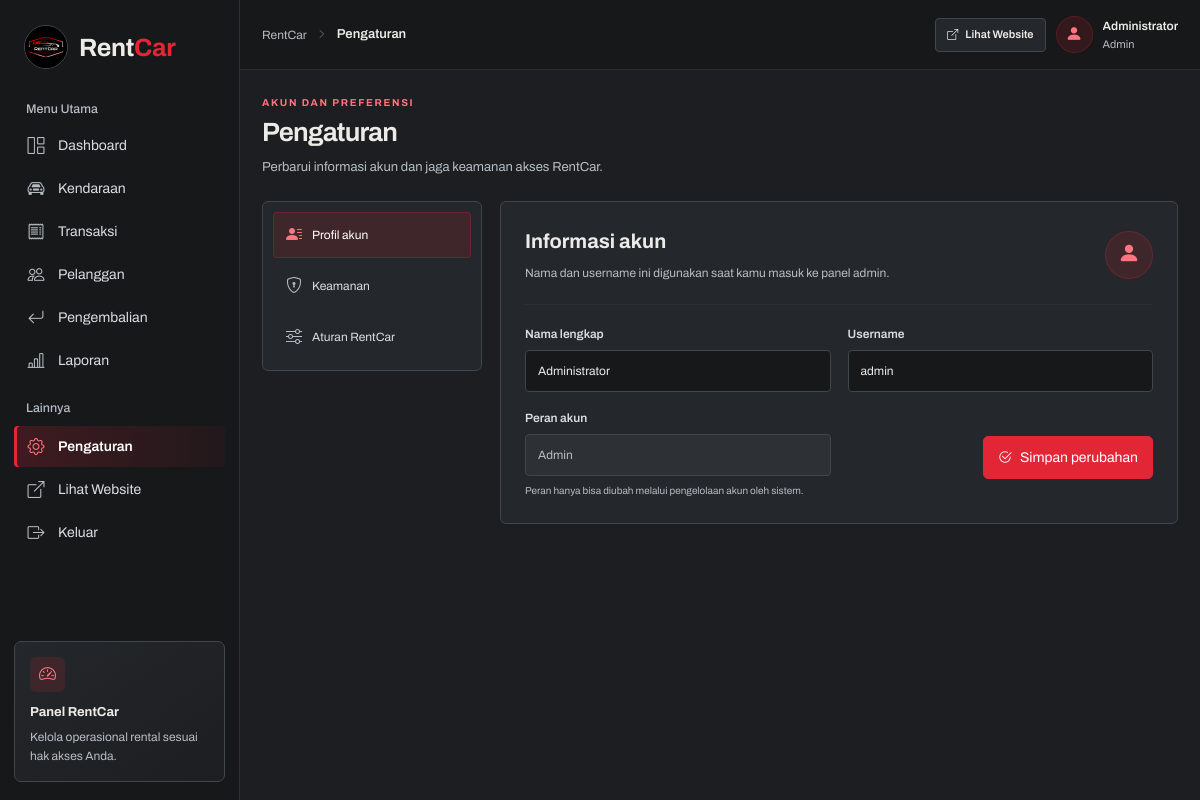
The app's page /admin/pengaturan.php (signed in) with its own data.
### tables this page shows
CREATE TABLE `users` (
  `id_user` int(10) UNSIGNED NOT NULL,
  `username` varchar(50) NOT NULL,
  `password` varchar(255) NOT NULL,
  `nama` varchar(100) NOT NULL,
  `level` enum('admin','petugas') DEFAULT NULL COMMENT 'NULL = akun pelanggan',
  `id_pelanggan` int(10) UNSIGNED DEFAULT NULL,
  `foto_profil` varchar(255) DEFAULT NULL,
  `aktif` tinyint(1) NOT NULL DEFAULT 1,
  `last_login_at` datetime DEFAULT NULL,
  `created_at` timestamp NOT NULL DEFAULT current_timestamp(),
  `updated_at` timestamp NOT NULL DEFAULT current_timestamp() ON UPDATE current_timestamp()
);

### admin/pengaturan.php (the view, shortened to what this page needs)
<?php
require_once __DIR__ . '/../config/koneksi.php';
require_once __DIR__ . '/../config/kendaraan_helper.php';
mysqli_set_charset($koneksi, 'utf8mb4');
$userId = (int) ($_SESSION['id_user'] ?? 0);
$isAdmin = (($_SESSION['level'] ?? '') === 'admin');
$activeTab = (string) ($_GET['tab'] ?? 'profil');
$allowedTabs = $isAdmin ? ['profil', 'keamanan', 'rentcar'] : ['profil', 'keamanan'];
$activeTab = in_array($activeTab, $allowedTabs, true) ? $activeTab : 'profil';
$userStmt = $koneksi->prepare(
    'SELECT id_user, username, nama, password, level
     FROM users
     WHERE id_user = ?
     LIMIT 1'
);
$userStmt->bind_param('i', $userId);
$userStmt->execute();
$user = $userStmt->get_result()->fetch_assoc();
?>
<section class="vehicle-page-heading">
    <div>
        <div class="vehicle-eyebrow">AKUN DAN PREFERENSI</div>
        <h1>Pengaturan</h1>
        <p>Perbarui informasi akun dan jaga keamanan akses RentCar.</p>
    </div>
</section>
<div class="settings-layout">
    <aside class="settings-menu" aria-label="Menu pengaturan">
        <a href="pengaturan.php?tab=profil" class="<?= $activeTab === 'profil' ? 'active' : ''; ?>">
            <i class="bi bi-person-lines-fill"></i>
            <span>Profil akun</span>
        </a>
        <a href="pengaturan.php?tab=keamanan" class="<?= $activeTab === 'keamanan' ? 'active' : ''; ?>">
            <i class="bi bi-shield-lock"></i>
            <span>Keamanan</span>
        </a>
        <?php if ($isAdmin) : ?>
            <a href="pengaturan.php?tab=rentcar" class="<?= $activeTab === 'rentcar' ? 'active' : ''; ?>">
                <i class="bi bi-sliders"></i>
                <span>Aturan RentCar</span>
            </a>
        <?php endif; ?>
    </aside>
    <section class="settings-panel">
        <?php if ($activeTab === 'profil') : ?>
            <div class="module-panel-heading">
                <div>
                    <h2>Informasi akun</h2>
                    <p>Nama dan username ini digunakan saat kamu masuk ke panel admin.</p>
                </div>
                <span class="settings-avatar"><i class="bi bi-person-fill"></i></span>
            </div>
            <form method="post" class="module-form" autocomplete="on">
                <label class="module-field">
                    <span>Nama lengkap</span>
                    <input
                        type="text"
                        name="nama"
                        maxlength="100"
                        value="<?= kh_h($user['nama']); ?>"
                        autocomplete="name"
                        required
                    >
                </label>
                <label class="module-field">
                    <span>Username</span>
                    <input
                        type="text"
                        name="username"
                        maxlength="50"
                        value="<?= kh_h($user['username']); ?>"
                        autocomplete="username"
                        required
                    >
                </label>
                <label class="module-field">
                    <span>Peran akun</span>
                    <input type="text" value="<?= kh_h(ucfirst((string) $user['level'])); ?>" readonly>
                    <small>Peran hanya bisa diubah melalui pengelolaan akun oleh sistem.</small>
                </label>
                <div class="module-form-actions">
                    <button type="submit" class="vehicle-btn vehicle-btn-primary">
                        <i class="bi bi-check2-circle"></i>
                        Simpan perubahan
                    </button>
                </div>
            </form>
        <?php endif; ?>
    </section>
</div>

### assets/css/kendaraan.css (style rules this page uses)
:root { --bg: #1c1e21; --bg-side: #16181a; --panel: #24272b; --raised: #2d3136; --line: #40464d; --line-soft: #2c3035; --text: #ecebe8; --text-2: #dadde0; --muted: #b7bdc4; --red: #e32636; --red-hover: #c91e2d; --red-text: #ff7580; --red-soft: rgba(227, 38, 54, 0.14); --green: #86c49b; --green-soft: rgba(79, 171, 111, 0.14); --blue: #91bdec; --blue-soft: rgba(84, 144, 213, 0.14); --amber: #dcae4e; --amber-soft: rgba(220, 174, 78, 0.14); --warn: #dcae4e; --font: "Archivo", system-ui, -apple-system, BlinkMacSystemFont, "Segoe UI", sans-serif; --sidebar-width: 240px; }
* { box-sizing: border-box; }
html { min-width: 320px; min-height: 100%; background: var(--bg); scroll-behavior: smooth; }
body.vehicle-page { min-width: 320px; min-height: 100vh; margin: 0; background: var(--bg); color: var(--text); font-family: var(--font); font-size: 14px; line-height: 1.5; font-variant-numeric: tabular-nums; }
.vehicle-page a { color: inherit; text-decoration: none; }
.vehicle-page button, .vehicle-page input, .vehicle-page select { font: inherit; }
.vehicle-page button, .vehicle-page a, .vehicle-page input, .vehicle-page select { -webkit-tap-highlight-color: transparent; }
.vehicle-page-heading { display: flex; align-items: flex-end; justify-content: space-between; gap: 20px; margin-bottom: 24px; }
.vehicle-eyebrow { margin-bottom: 7px; color: var(--red-text); font-size: 10px; font-weight: 700; letter-spacing: 1.65px; }
.vehicle-page-heading h1 { margin: 0; color: var(--text); font-size: clamp(24px, 2.2vw, 31px); font-weight: 650; line-height: 1.2; letter-spacing: -0.85px; }
.vehicle-page-heading p { margin: 8px 0 0; color: var(--muted); font-size: 13px; line-height: 1.6; }
.vehicle-btn { display: inline-flex; align-items: center; justify-content: center; gap: 8px; min-height: 41px; padding: 10px 14px; border: 1px solid transparent; border-radius: 5px; font-size: 12px; font-weight: 650; line-height: 1.2; white-space: nowrap; cursor: pointer; transition: background 0.18s ease, border-color 0.18s ease, transform 0.18s ease; }
.vehicle-btn-primary { color: #fff !important; background: var(--red); border-color: var(--red); }

### assets/css/admin-modules.css (style rules this page uses)
.module-form { display: grid; grid-template-columns: repeat(2, minmax(0, 1fr)); gap: 16px; }
.module-field { display: flex; flex-direction: column; gap: 7px; min-width: 0; color: var(--text-2); font-size: 12px; font-weight: 600; }
.module-field input, .module-field select, .module-field textarea { width: 100%; min-height: 42px; padding: 10px 12px; color: var(--text); background: var(--bg-side); border: 1px solid var(--line); border-radius: 4px; outline: none; font: inherit; font-size: 12px; font-weight: 400; }
.module-field small { color: var(--muted); font-size: 10px; font-weight: 400; line-height: 1.65; }
.module-form-actions { display: flex; align-items: center; justify-content: flex-end; gap: 9px; padding-top: 4px; }

### records on screen
users: nama "Administrator", username "admin", level "Admin"

### other values on screen
kh_h($navItem['label']) "Dashboard"
kh_h($navItem['label']) "Kendaraan"
kh_h($navItem['label']) "Transaksi"
kh_h($navItem['label']) "Pelanggan"
kh_h($navItem['label']) "Pengembalian"
kh_h($navItem['label']) "Laporan"
kh_h($title) "Pengaturan"
kh_h($namaPengguna) "Administrator"
kh_h(ucfirst($level)) "Admin"
